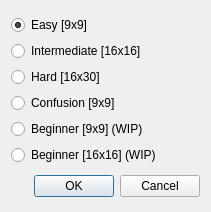
<?xml version="1.0" encoding="UTF-8"?>
<ui version="4.0">
 <class>GameChoiceDialog</class>
 <widget class="QDialog" name="GameChoiceDialog">
  <property name="geometry">
   <rect>
    <x>0</x>
    <y>0</y>
    <width>211</width>
    <height>212</height>
   </rect>
  </property>
  <property name="sizePolicy">
   <sizepolicy hsizetype="Fixed" vsizetype="Fixed">
    <horstretch>0</horstretch>
    <verstretch>0</verstretch>
   </sizepolicy>
  </property>
  <property name="mouseTracking">
   <bool>false</bool>
  </property>
  <property name="windowTitle">
   <string>Game Mode Selection</string>
  </property>
  <property name="windowIcon">
   <iconset resource="Icons.qrc">
    <normaloff>:/ressources/minesweeper_logo.png</normaloff>:/ressources/minesweeper_logo.png</iconset>
  </property>
  <layout class="QVBoxLayout" name="verticalLayout_2">
   <item>
    <layout class="QVBoxLayout" name="verticalLayout">
     <item>
      <widget class="QRadioButton" name="radio_easy">
       <property name="text">
        <string>Easy [9x9]</string>
       </property>
       <property name="checked">
        <bool>true</bool>
       </property>
      </widget>
     </item>
     <item>
      <widget class="QRadioButton" name="radio_intermediate">
       <property name="text">
        <string>Intermediate [16x16]</string>
       </property>
      </widget>
     </item>
     <item>
      <widget class="QRadioButton" name="radio_hard">
       <property name="text">
        <string>Hard [16x30]</string>
       </property>
      </widget>
     </item>
     <item>
      <widget class="QRadioButton" name="radio_confusion">
       <property name="text">
        <string>Confusion [9x9]</string>
       </property>
      </widget>
     </item>
     <item>
      <widget class="QRadioButton" name="radio_BeginnerEasy">
       <property name="text">
        <string>Beginner [9x9] (WIP)</string>
       </property>
      </widget>
     </item>
     <item>
      <widget class="QRadioButton" name="radio_BegginerIntermediate">
       <property name="text">
        <string>Beginner [16x16] (WIP)</string>
       </property>
      </widget>
     </item>
    </layout>
   </item>
   <item>
    <widget class="QDialogButtonBox" name="buttonBox">
     <property name="orientation">
      <enum>Qt::Horizontal</enum>
     </property>
     <property name="standardButtons">
      <set>QDialogButtonBox::Cancel|QDialogButtonBox::Ok</set>
     </property>
    </widget>
   </item>
  </layout>
 </widget>
 <resources>
  <include location="Icons.qrc"/>
 </resources>
 <connections>
  <connection>
   <sender>buttonBox</sender>
   <signal>accepted()</signal>
   <receiver>GameChoiceDialog</receiver>
   <slot>accept()</slot>
   <hints>
    <hint type="sourcelabel">
     <x>248</x>
     <y>254</y>
    </hint>
    <hint type="destinationlabel">
     <x>157</x>
     <y>274</y>
    </hint>
   </hints>
  </connection>
  <connection>
   <sender>buttonBox</sender>
   <signal>rejected()</signal>
   <receiver>GameChoiceDialog</receiver>
   <slot>reject()</slot>
   <hints>
    <hint type="sourcelabel">
     <x>316</x>
     <y>260</y>
    </hint>
    <hint type="destinationlabel">
     <x>286</x>
     <y>274</y>
    </hint>
   </hints>
  </connection>
 </connections>
</ui>
